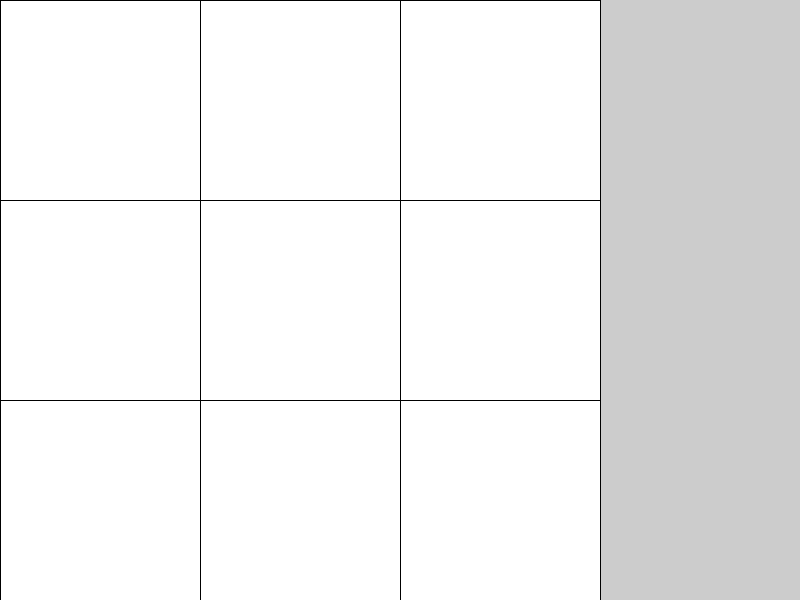
Frame 1 (no input)
Frame 60 (the mouse pressed at the canvas centre just before this capture): identical to frame 1, image omitted
Frame 120 (the mouse held since frame 60 and released just before this capture): identical to frame 1, image omitted

The Processing sketch that drew this single still picture (run headless with seeded random() and noise(); from frame 60 on, the mouse is pressed at the canvas centre):

// Processing sketch: Tic_tac_toe
// ── Tic_tac_toe.pde


void setup(){
  size(800,600);
}

void draw(){
  for(int x = 0; x < 3; x++) {
  for(int y = 0; y < 3; y++)
    
  
  rect(200*x,200*y,200,200);
  }
  }
  


void mousePressed(){
  println( mouseX, mouseY);
  if( mouseX > 0 && mouseX < 200){
  if( mouseY > 0 && mouseY < 200);
 
  
  
 println("noob");
  }
}
